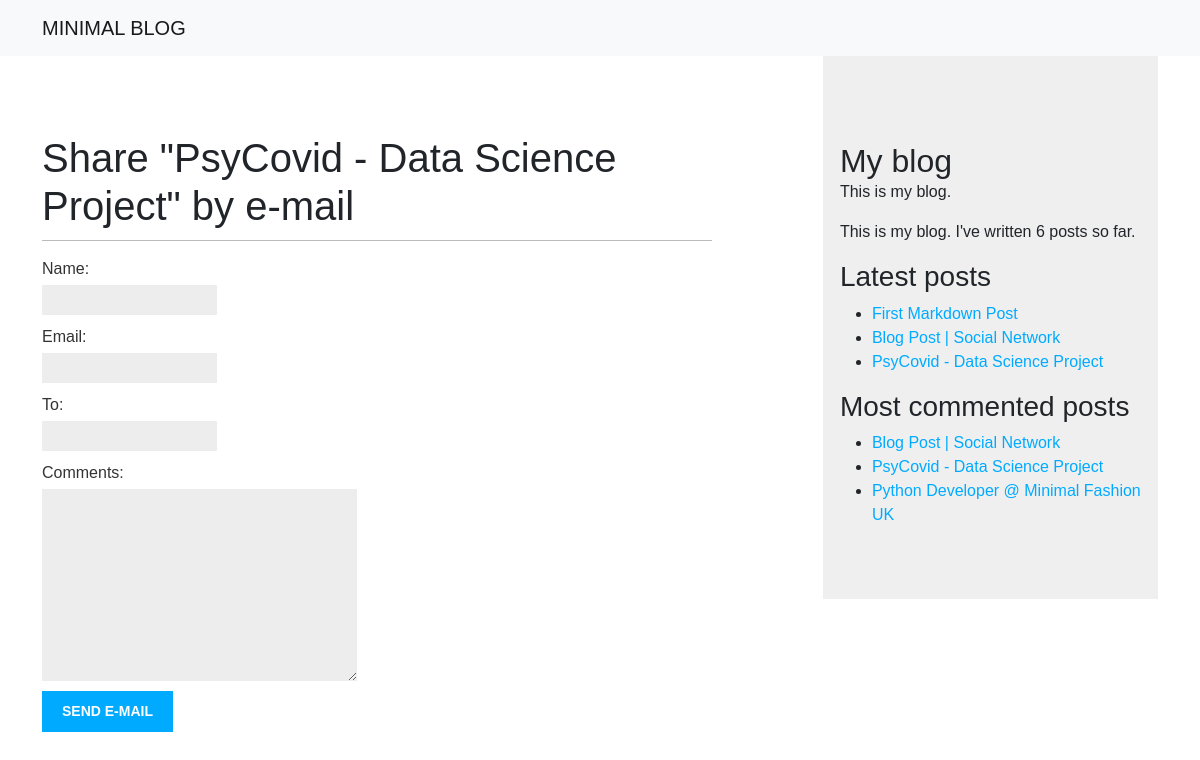
/blog/4/share/, run on the app's committed database.
### blog/models.py (models this page shows, shortened)
class Post(models.Model):
    STATUS_CHOICES = (
        ("draft", "Draft"),
        ("published", "Published"),
    )
    title = models.CharField(max_length=250)
    slug = models.SlugField(max_length=250, unique_for_date="publish")
    author = models.ForeignKey(
        User, on_delete=models.CASCADE, related_name="blog_posts"
    )
    body = models.TextField()
    publish = models.DateTimeField(default=timezone.now)
    created = models.DateTimeField(auto_now_add=True)
    updated = models.DateTimeField(auto_now=True)
    status = models.CharField(max_length=10, choices=STATUS_CHOICES, default="draft")
    objects = models.Manager()  # The default manager.
    published = PublishedManager()  # Our custom manager.
    tags = TaggableManager()
    class Meta:
        ordering = ("-publish",)
    def get_absolute_url(self):
        return reverse(
            "blog:post_detail",
            args=[self.publish.year, self.publish.month, self.publish.day, self.slug],
        )

### blog/views.py (the view)
# urls.py: path("<int:post_id>/share/", views.post_share, name="post_share"),
def post_share(request, post_id):
    post = get_object_or_404(Post, id=post_id, status="published")
    sent = False
    if request.method == "POST":
        form = EmailPostForm(request.POST)
        if form.is_valid():
            cd = form.cleaned_data
            post_url = request.build_absolute_uri(post.get_absolute_url())
            subject = f"{cd['name']} recommends you read " f"{post.title}"
            message = (
                f"Read {post.title} at {post_url}\n\n"
                f"{cd['name']}'s comments: {cd['comments']}"
            )
            send_mail(subject, message, "pythondeveloperberlin@gmail.com", [cd["to"]])
            sent = True
    else:
        form = EmailPostForm()
    return render(
        request, "blog/post/share.html", {"post": post, "form": form, "sent": sent}
    )

### blog/forms.py
class EmailPostForm(forms.Form):
    name = forms.CharField(max_length=25)
    email = forms.EmailField()
    to = forms.EmailField()
    comments = forms.CharField(required=False,
                                widget=forms.Textarea)

### blog/models.py (called while the page is built)
    def get_queryset(self):
        return super(PublishedManager, self).get_queryset().filter(status="published")

### blog/templatetags/blog_tags.py (called while the page is built)
@register.simple_tag
def total_posts():
    return Post.published.count()

@register.inclusion_tag("blog/post/latest_posts.html")
def show_latest_posts(count=5):
    latest_posts = Post.published.order_by("-publish")[:count]
    return {"latest_posts": latest_posts}

@register.simple_tag
def get_most_commented_posts(count=3):
    return Post.published.annotate(total_comments=Count("comments"))\
        .order_by("-total_comments")[:count]

### blog/templates/blog/post/share.html (shortened to what this page needs)
{% extends "blog/base.html" %}
{% block content %}
  {% if sent %}
    <h1>E-mail successfully sent</h1>
    <p>
      "{{ post.title }}" was successfully sent to {{ form.cleaned_data.to }}.
    </p>
  {% else %}
    <h1>Share "{{ post.title }}" by e-mail</h1>
    <form method="post">
      {{ form.as_p }}
      <input type="submit" value="Send e-mail">
    </form>
  {% endif %}
{% endblock %}

### blog/templates/blog/base.html (shortened to what this page needs)
{% load blog_tags %}
{% load static %}
<!DOCTYPE html>
<html lang="en">
  <head>
    <link href="https://cdn.jsdelivr.net/npm/bootstrap@5.1.3/dist/css/bootstrap.min.css" rel="stylesheet"
>
    <link rel="stylesheet" href="{% static 'css/blog.css' %}">
  </head>
  <body>
      <header>
        <nav class="navbar navbar-light bg-light">
          <div class="container container--narrow">
            <a class="navbar-brand" href="#">
              MINIMAL BLOG
            </a>
          </div>
        </nav>
      </header>
      <main class="container">
        <div id="content">
          {% block content %}
          {% endblock %}
        </div>
        <div id="sidebar">
          <h2>My blog</h2>
          <p>This is my blog.</p>
          <p>This is my blog. I've written {% total_posts %} posts so far.</p>
          <h3>Latest posts</h3>
          {% show_latest_posts 3 %}
          <h3>Most commented posts</h3>
          {% get_most_commented_posts as most_commented_posts %}
          <ul>
            {% for post in most_commented_posts %}
            <li>
              <a href="{{ post.get_absolute_url }}">{{ post.title }}</a>
            </li>
            {% endfor %}
          </ul>
        </div>
      </main>
  </body>
</html>

### blog/templates/blog/post/latest_posts.html
<ul>
  {% for post in latest_posts %}
  <li>
    <a href="{{ post.get_absolute_url }}">{{ post.title }}</a>
  </li>
  {% endfor %}
</ul>

### blog/static/css/blog.css (style rules this page uses)
body { margin:0; padding:0; font-family:helvetica, sans-serif; }
a { color:#00abff; text-decoration:none; }
h1 { font-weight:normal; border-bottom:1px solid #bbb; padding:0 0 10px 0; }
h2 { font-weight:normal; margin:30px 0 0; }
#content { float:left; width:60%; padding:7% 0 0 0; }
#sidebar { float:right; width:30%; padding:5% 1.5%; background:#efefef; height:100%; }
label { float:left; clear:both; color:#333; margin-bottom:4px; }
input, textarea { clear:both; float:left; margin:0 0 10px; background:#ededed; border:0; padding:6px 10px; font-size:12px; }
input[type=submit] { font-weight:bold; background:#00abff; color:#fff; padding:10px 20px; font-size:14px; text-transform:uppercase; }

### data on the page
Post: title "PsyCovid - Data Science Project"
Post: title "First Markdown Post"
Post: title "Blog Post | Social Network"
Post: title "Python Developer @ Minimal Fashion UK"
